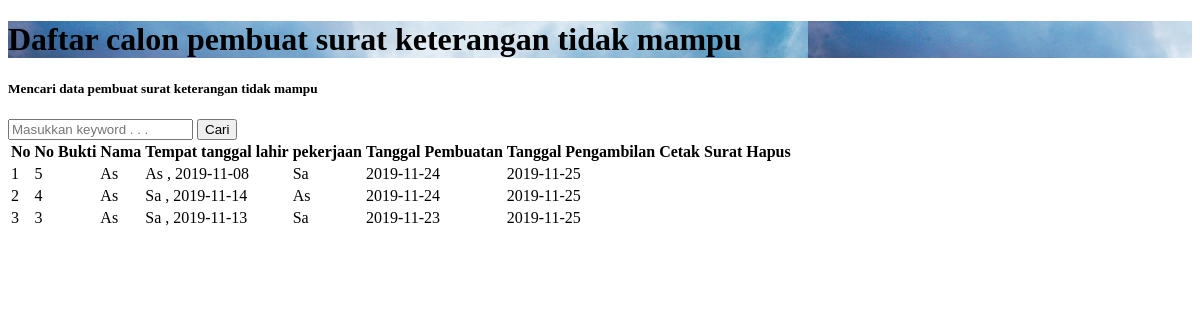
The app's page /pembuat_mampu.php, older data.
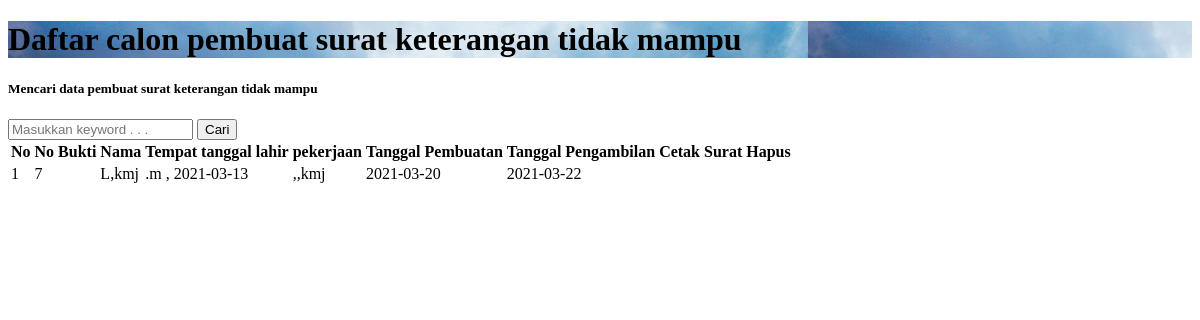
The same page, newer data.
### tables this page shows
CREATE TABLE `mampu` (
  `id` int(11) NOT NULL,
  `nama` varchar(300) NOT NULL,
  `nik` varchar(100) NOT NULL,
  `tempat_lahir` varchar(100) NOT NULL,
  `tgl_lahir` date NOT NULL,
  `jenis_kelamin` enum('L','P','','') NOT NULL,
  `agama` varchar(300) NOT NULL,
  `status_perkawinan` varchar(100) NOT NULL,
  `pekerjaan` varchar(100) NOT NULL,
  `rt` varchar(5) NOT NULL,
  `rw` varchar(5) NOT NULL,
  `desa` varchar(100) NOT NULL,
  `kecamatan` varchar(100) NOT NULL,
  `kabupaten` varchar(100) NOT NULL,
  `keperluan` varchar(300) NOT NULL,
  `tgl_buat` date NOT NULL,
  `tgl_ambil` date NOT NULL
);

### functions.php (called while the page is built, shortened)
<?php
$conn = mysqli_connect("localhost", "root", "", "ta_web");
function query($query)
{
    global $conn;
    $result = mysqli_query($conn, $query);
    $rows = [];
    while ($row = mysqli_fetch_assoc($result)) {
        $rows[] = $row;
    }
    return $rows;
}

### pembuat_mampu.php (the view, shortened to what this page needs)
<?php
require 'functions.php';
$mampu = query("SELECT * FROM mampu ORDER BY id DESC");
?>
<!DOCTYPE html>
<html lang="en">
<head>
</head>
<body>
    <div class="inner-page">
        <div class="slider-item" style="background-image: url('images/bg_admin.jpg');">
            <div class="container">
                <div class="row slider-text align-items-center justify-content-center">
                    <div class="col-md-8 text-center col-sm-12 element-animate pt-5">
                        <h1 class="pt-5"><span>Daftar calon pembuat surat keterangan tidak mampu</span></h1>
                    </div>
                </div>
            </div>
        </div>
    </div>
    <section class="section blog">
        <div class="container">
            <form action="" method="post">
                <div class="form-group row font-weight-bold text-uppercase">
                    <h5 class="col-sm-12">Mencari data pembuat surat keterangan tidak mampu</h5>
                    <input type="text" class="col-sm-6" placeholder="Masukkan keyword . . ." name="keyword" id="keyword" autocomplete="off">
                    <button type="submit" class="col-sm-1 btn btn-success" name="cari">Cari</button>
                </div>
            </form>
            <table class="table table-bordered text-center">
                <thead class="thead-dark">
                    <tr class="text-center">
                        <th>No</th>
                        <th>No Bukti</th>
                        <th>Nama</th>
                        <th>Tempat tanggal lahir</th>
                        <th>pekerjaan</th>
                        <th>Tanggal Pembuatan</th>
                        <th>Tanggal Pengambilan</th>
                        <th>Cetak Surat</th>
                        <th>Hapus</th>
                    </tr>
                </thead>
                <?php $i = 1; ?>
                <tbody>
                    <?php foreach ($mampu as $row) : ?>
                        <tr>
                            <td><?= $i; ?></td>
                            <td><?= $row["id"] ?></td>
                            <td><?= $row["nama"] ?></td>
                            <td><?= $row["tempat_lahir"] ?> , <?= $row["tgl_lahir"] ?></td>
                            <td><?= $row["pekerjaan"] ?></td>
                            <td><?= $row["tgl_buat"] ?></td>
                            <td><?= $row["tgl_ambil"] ?></td>
                            <td><a href="cetak_mampu.php?id=<?= $row["id"]; ?>" target="_blank" i class="fas fa-print text-info fa-2x"></i></a></td>
                            <td><a href="hapus.php?id=<?= $row["id"]; ?>&hapus=mampu" onclick="return confirm('Mau dihapus ?')"><i class="fas fa-trash text-danger fa-2x"></i></a></td>
                        </tr>
                        <?php $i++; ?>
                    <?php endforeach; ?>
                </tbody>
            </table>
        </div>
    </section>
</body>
</html>

Row changes from the older to the newer data that the page shows:
removed mampu: id "5", nama "As", tempat_lahir "As", tgl_lahir "2019-11-08", pekerjaan "Sa", tgl_buat "2019-11-24", tgl_ambil "2019-11-25"
removed mampu: id "4", nama "As", tempat_lahir "Sa", tgl_lahir "2019-11-14", pekerjaan "As", tgl_buat "2019-11-24", tgl_ambil "2019-11-25"
removed mampu: id "3", nama "As", tempat_lahir "Sa", tgl_lahir "2019-11-13", pekerjaan "Sa", tgl_buat "2019-11-23", tgl_ambil "2019-11-25"
added mampu: id "7", nama "L,kmj", tempat_lahir ".m", tgl_lahir "2021-03-13", pekerjaan ",,kmj", tgl_buat "2021-03-20", tgl_ambil "2021-03-22"
